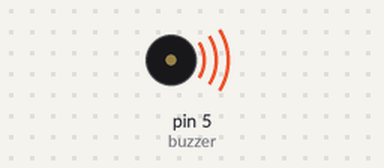
Bench run of a sketch on a simulated Arduino Uno, built with avr-gcc and run on an emulated ATmega328P. Shown: buzzer (waves = sounding).

Above: at 0.1 s.
At 0.7 s:
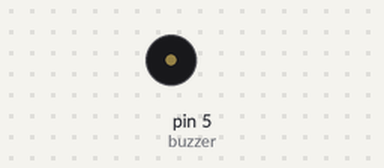
Timing chart, 0 to 2.2 s (numbered marks = the images above):
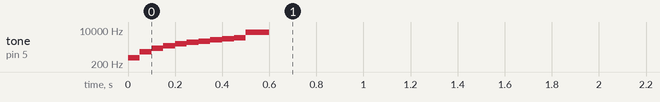

Measured:
- by itself, tone on pin 5 (buzzer): plays 400 Hz for 0.05 s, 800 Hz for 0.05 s, 1200 Hz for 0.05 s, 1600 Hz for 0.05 s, 2000 Hz for 0.05 s, 2400 Hz for 0.05 s … (11 notes in this stretch)

The sketch:

buzzer_tone.ino
```cpp
// lets check the different buzzer tone


#include<Arduino.h>

const int buzzer = 5;

void setup(){
    pinMode(buzzer , OUTPUT);

     int frequency[] = {400,800,1200,1600,2000,2400,2800,3200,3600,4000};

     for (int  i = 0; i <= 10; i++)
     {
        tone(buzzer , frequency[i] , 100 );
        delay(50);
     }
}

void loop(){

}
```
